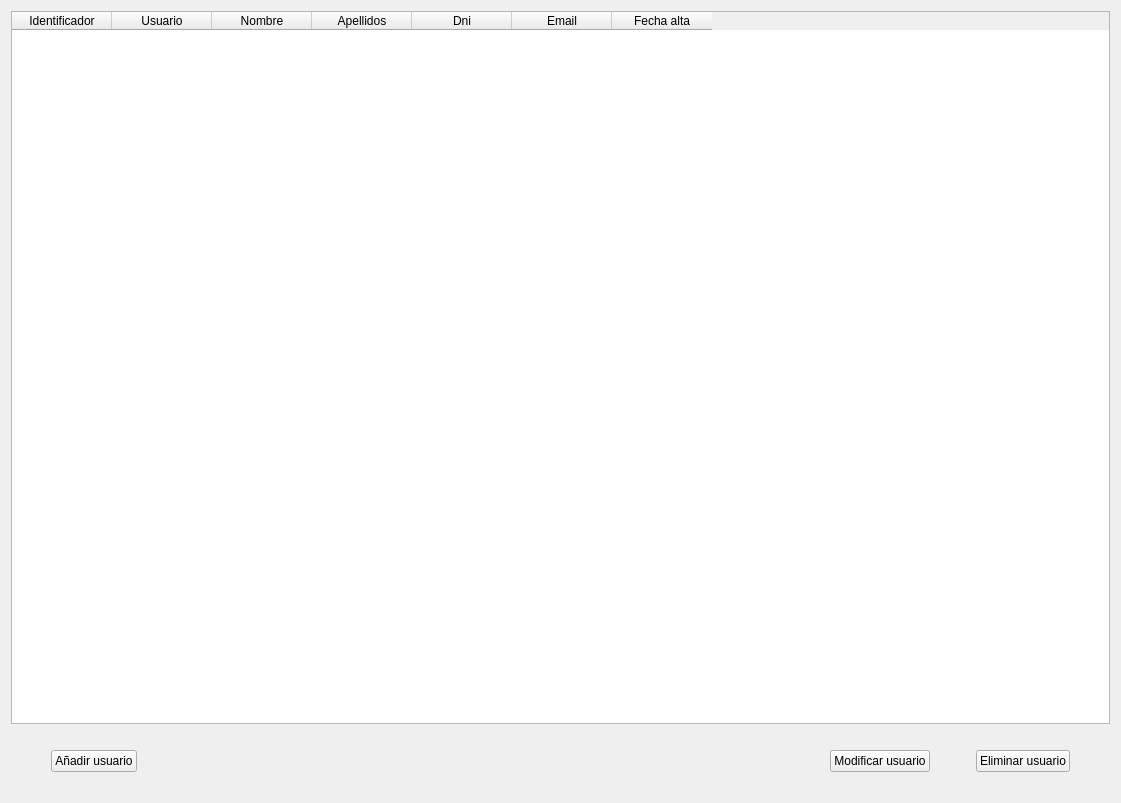
<?xml version="1.0" encoding="UTF-8"?>
<ui version="4.0">
 <class>Form</class>
 <widget class="QWidget" name="Form">
  <property name="geometry">
   <rect>
    <x>0</x>
    <y>0</y>
    <width>1121</width>
    <height>803</height>
   </rect>
  </property>
  <property name="windowTitle">
   <string>Panel de administración</string>
  </property>
  <layout class="QVBoxLayout" name="verticalLayout">
   <item>
    <widget class="QTableWidget" name="tUsuarios">
     <property name="whatsThis">
      <string>Muestra la información de cada Usuario registrado en el sistema. El objetivo es proveer una vista completa de los Usuarios existentes y la información más importante para eliminar o modificar los datos contenidos.</string>
     </property>
     <column>
      <property name="text">
       <string>Identificador</string>
      </property>
      <property name="icon">
       <iconset>
        <normaloff>plasma-next-icons/Breeze/actions/toolbar/im-msn.svg</normaloff>plasma-next-icons/Breeze/actions/toolbar/im-msn.svg</iconset>
      </property>
     </column>
     <column>
      <property name="text">
       <string>Usuario</string>
      </property>
      <property name="icon">
       <iconset>
        <normaloff>plasma-next-icons/Breeze/actions/toolbar/im-user.svg</normaloff>plasma-next-icons/Breeze/actions/toolbar/im-user.svg</iconset>
      </property>
     </column>
     <column>
      <property name="text">
       <string>Nombre</string>
      </property>
      <property name="icon">
       <iconset>
        <normaloff>plasma-next-icons/Breeze/actions/toolbar/format-text-subscript.svg</normaloff>plasma-next-icons/Breeze/actions/toolbar/format-text-subscript.svg</iconset>
      </property>
     </column>
     <column>
      <property name="text">
       <string>Apellidos</string>
      </property>
      <property name="icon">
       <iconset>
        <normaloff>plasma-next-icons/Breeze/actions/toolbar/format-text-superscript.svg</normaloff>plasma-next-icons/Breeze/actions/toolbar/format-text-superscript.svg</iconset>
      </property>
     </column>
     <column>
      <property name="text">
       <string>Dni</string>
      </property>
      <property name="icon">
       <iconset>
        <normaloff>plasma-next-icons/Breeze/actions/toolbar/document-edit-decrypt.svg</normaloff>plasma-next-icons/Breeze/actions/toolbar/document-edit-decrypt.svg</iconset>
      </property>
     </column>
     <column>
      <property name="text">
       <string>Email</string>
      </property>
      <property name="icon">
       <iconset>
        <normaloff>plasma-next-icons/Breeze/actions/toolbar/mail-mark-read.svg</normaloff>plasma-next-icons/Breeze/actions/toolbar/mail-mark-read.svg</iconset>
      </property>
     </column>
     <column>
      <property name="text">
       <string>Fecha alta</string>
      </property>
      <property name="icon">
       <iconset>
        <normaloff>plasma-next-icons/Breeze/actions/toolbar/view-calendar-day.svg</normaloff>plasma-next-icons/Breeze/actions/toolbar/view-calendar-day.svg</iconset>
      </property>
     </column>
    </widget>
   </item>
   <item>
    <spacer name="verticalSpacer">
     <property name="orientation">
      <enum>Qt::Vertical</enum>
     </property>
     <property name="sizeType">
      <enum>QSizePolicy::Fixed</enum>
     </property>
     <property name="sizeHint" stdset="0">
      <size>
       <width>20</width>
       <height>20</height>
      </size>
     </property>
    </spacer>
   </item>
   <item>
    <layout class="QHBoxLayout" name="horizontalLayout">
     <item>
      <spacer name="horizontalSpacer_3">
       <property name="orientation">
        <enum>Qt::Horizontal</enum>
       </property>
       <property name="sizeType">
        <enum>QSizePolicy::Fixed</enum>
       </property>
       <property name="sizeHint" stdset="0">
        <size>
         <width>40</width>
         <height>20</height>
        </size>
       </property>
      </spacer>
     </item>
     <item>
      <widget class="QPushButton" name="bAnadir">
       <property name="toolTip">
        <string>Añadir un nuevo usuario</string>
       </property>
       <property name="text">
        <string>Añadir usuario</string>
       </property>
       <property name="icon">
        <iconset>
         <normaloff>plasma-next-icons/Breeze/actions/toolbar/list-add-user.svg</normaloff>plasma-next-icons/Breeze/actions/toolbar/list-add-user.svg</iconset>
       </property>
      </widget>
     </item>
     <item>
      <spacer name="horizontalSpacer">
       <property name="orientation">
        <enum>Qt::Horizontal</enum>
       </property>
       <property name="sizeType">
        <enum>QSizePolicy::Expanding</enum>
       </property>
       <property name="sizeHint" stdset="0">
        <size>
         <width>40</width>
         <height>20</height>
        </size>
       </property>
      </spacer>
     </item>
     <item>
      <widget class="QPushButton" name="bModificar">
       <property name="toolTip">
        <string>Modificar el Usuario actualmente seleccionado</string>
       </property>
       <property name="text">
        <string>Modificar usuario</string>
       </property>
       <property name="icon">
        <iconset>
         <normaloff>plasma-next-icons/Breeze/actions/toolbar/user-properties.svg</normaloff>plasma-next-icons/Breeze/actions/toolbar/user-properties.svg</iconset>
       </property>
      </widget>
     </item>
     <item>
      <spacer name="horizontalSpacer_2">
       <property name="orientation">
        <enum>Qt::Horizontal</enum>
       </property>
       <property name="sizeType">
        <enum>QSizePolicy::Fixed</enum>
       </property>
       <property name="sizeHint" stdset="0">
        <size>
         <width>40</width>
         <height>20</height>
        </size>
       </property>
      </spacer>
     </item>
     <item>
      <widget class="QPushButton" name="bEeliminar">
       <property name="toolTip">
        <string>Eliminar el usuario actualmente seleccionado</string>
       </property>
       <property name="text">
        <string>Eliminar usuario</string>
       </property>
       <property name="icon">
        <iconset>
         <normaloff>plasma-next-icons/Breeze/actions/toolbar/list-remove-user.svg</normaloff>plasma-next-icons/Breeze/actions/toolbar/list-remove-user.svg</iconset>
       </property>
      </widget>
     </item>
     <item>
      <spacer name="horizontalSpacer_4">
       <property name="orientation">
        <enum>Qt::Horizontal</enum>
       </property>
       <property name="sizeType">
        <enum>QSizePolicy::Fixed</enum>
       </property>
       <property name="sizeHint" stdset="0">
        <size>
         <width>40</width>
         <height>20</height>
        </size>
       </property>
      </spacer>
     </item>
    </layout>
   </item>
   <item>
    <spacer name="verticalSpacer_2">
     <property name="orientation">
      <enum>Qt::Vertical</enum>
     </property>
     <property name="sizeType">
      <enum>QSizePolicy::Fixed</enum>
     </property>
     <property name="sizeHint" stdset="0">
      <size>
       <width>20</width>
       <height>20</height>
      </size>
     </property>
    </spacer>
   </item>
  </layout>
 </widget>
 <resources/>
 <connections/>
</ui>
